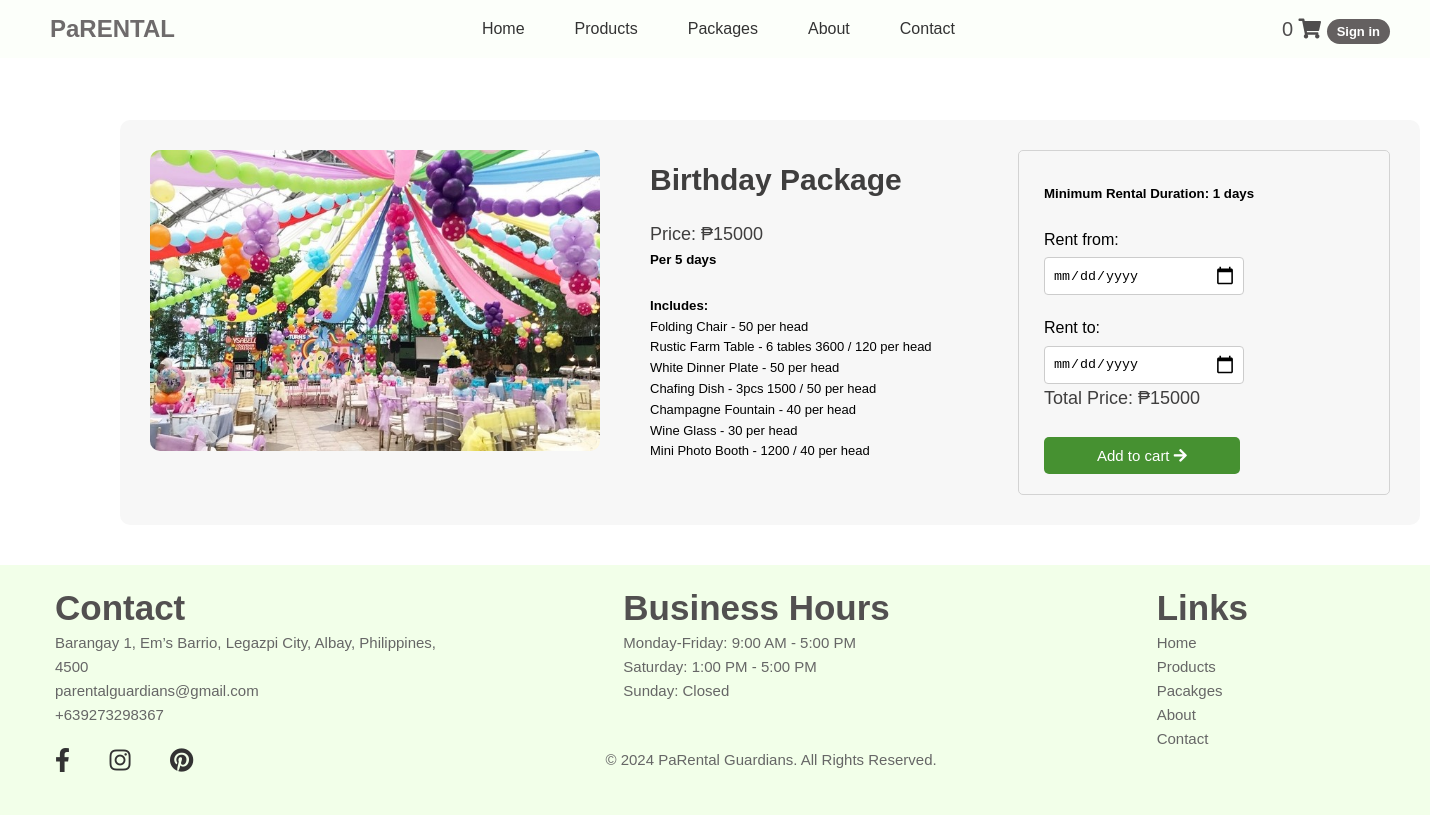
Page /package_details.php?id=85 on the committed database.
### tables this page shows
CREATE TABLE `products` (
  `id` int(11) NOT NULL,
  `name` varchar(100) DEFAULT NULL,
  `category_id` int(11) DEFAULT NULL,
  `price` decimal(10,0) NOT NULL,
  `color` varchar(250) DEFAULT NULL,
  `material` varchar(50) DEFAULT NULL,
  `dimension` varchar(50) DEFAULT NULL,
  `stock` int(11) DEFAULT NULL,
  `reserve` int(11) NOT NULL DEFAULT 0,
  `used` int(11) NOT NULL DEFAULT 0,
  `image` varchar(50) DEFAULT NULL,
  `counter` int(11) NOT NULL DEFAULT 0,
  `total_ratings` int(11) NOT NULL DEFAULT 0
);

### package_details.php (the view, shortened to what this page needs)
<?php
require_once "components/db_connect.php";
if (isset($_GET['id'])) {
    $productId = $conn->real_escape_string($_GET['id']);
    $sql = "SELECT * FROM products WHERE id = '$productId'";
    $result = $conn->query($sql);
    if ($result->num_rows > 0) {
        $product = $result->fetch_assoc();
?>
<!DOCTYPE html>
<html lang="en">
<head>
    <link rel="stylesheet" href="./css/chair_item.css">
    <link rel="stylesheet" href="https://cdnjs.cloudflare.com/ajax/libs/font-awesome/5.15.4/css/all.min.css">
</head>
<body>
    <?php require'./components/header.php'; ?>
    <main>
        <div class="container">
            <div class="cardproduct">
                <div class="image-column">
                    <img class="card-img" src="./images/products/<?php echo $product['image']; ?>" alt="<?php echo $product['name']; ?>">
                </div>
                <div class="details-column">
                    <h2><?php echo htmlspecialchars($product['name'], ENT_QUOTES, 'UTF-8'); ?></h2>
                    <h4 class="product-price" data-price="<?php echo htmlspecialchars($product['price'], ENT_QUOTES, 'UTF-8'); ?>">Price: ₱<?php echo htmlspecialchars($product['price'], ENT_QUOTES, 'UTF-8'); ?></h4>
                    <h5>Per 5 days</h5><br>
                    <div>
                        <h5>Includes:</h5>
                        <?php
                        $items = $product['color'];
                        $itemsArray = explode(',', $items);
                        foreach ($itemsArray as $item) {
                            echo '<p>' . htmlspecialchars(trim($item), ENT_QUOTES, 'UTF-8') . '</p>';
                        }
                        ?>
                    </div>
                </div>
                <div class="rental">
                    <h5>Minimum Rental Duration: 1 days</h5>
                    <div class="rental-section">
                    <label for="rent-from">Rent from:</label>
                    <input type="date" id="rent-from" name="rent-from" onchange="calculatePrice(); disablePastDates()">
                    </div>
                    <div class="rental-section">
                    <label for="rent-to">Rent to:</label>
                    <input type="date" id="rent-to" name="rent-to" onchange="calculatePrice()">
                    </div>
                    <h4>Total Price: <span id="total-price">₱<?php echo $product['price']; ?></span></h4>
                    <button class="addtocart" onclick="redirectToDashboard()"">Add to cart <i class="fas fa-arrow-right"></i></button>
                </div>
            </div>
        </div>
    </main>
    <?php require'./components/footer.php'; ?>
</body>
</html>
<?php
    } else {
        echo "Product not found";
        exit();
    }
} else {
    echo "Product ID not provided";
}
?>

### css/chair_item.css (style rules this page uses)
body { margin: 0; padding: 0; border: 0; }
.card-img { border-radius: 10px; width: 500px; margin: 30px; }
.addtocart { border-radius: 5px; display: inline-block; background-color: #469131; color: #fff; margin-top: 0; padding: 10px 53px; border: none; cursor: pointer; font-size: 15px; margin-bottom: 10px; margin-left: 15px; }
body { font-family: Arial, sans-serif; line-height: 1.6; }
img { width: 100%; height: auto; }
.container { max-width: 100%; padding: 20px; }
main { padding-top: 30px; }
.cardproduct { display: flex; background-color: #f7f7f7; border-radius: 10px; overflow: hidden; justify-content: space-between; margin-bottom: 20px; margin-left: 100px; margin-top: -20px; width: 1300px; }
.cardproduct h2 { font-size: 30px; color: #3f3e3e; line-height: 1; }
.cardproduct h4 { font-size: 18px; font-weight: 200; color: #3f3e3e; margin-top: -20px; }
.cardproduct p { font-size: 13px; margin-top: 10px; }
.image-column { flex: 1; justify-content: space-between; }
.image-column img { width: 450px; height: auto; }
.details-column { flex: 2; padding: 20px; }
.details-column p, .details-column h4, .details-column h5 { margin: 0; padding: 0; }
.rental { background-color: #f7f7f7; border: 1px; border-style: solid; border-color: #d3d3d3; border-radius: 5px; width: 350px; padding: 10px; margin: 30px; }
.rental h5, .rental h4, .rental label { margin-left: 15px; }
.rental-section { margin-bottom: 20px; }
label { display: block; margin-bottom: 5px; }
input[type="date"] { padding: 8px; border: 1px solid #ccc; border-radius: 4px; width: 200px; box-sizing: border-box; margin-left: 15px; }

### rows in the picture
products: image (picture), name "Birthday Package", price "15000", color "Folding Chair - 50 per head", color "Rustic Farm Table - 6 tables 3600 / 120 per head", color "White Dinner Plate - 50 per head", color "Chafing Dish - 3pcs 1500 / 50 per head", color "Champagne Fountain - 40 per head", color "Wine Glass - 30 per head", color "Mini Photo Booth - 1200 / 40 per head"
